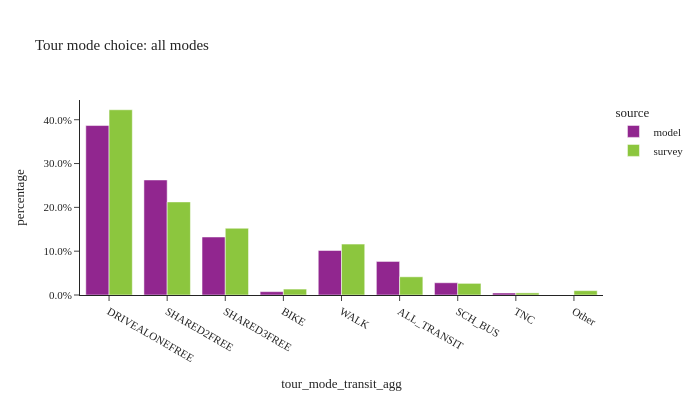

The notebook cell saved with this chart:
### Code cell
# aggregate transit modes
transit_modes = ['WALK_LOC','WALK_COM','WALK_FRY','WALK_LR','DRIVE_TRN']
tour_mode_ordered = ["DRIVEALONEFREE", "SHARED2FREE", "SHARED3FREE", "BIKE","WALK","ALL_TRANSIT","SCH_BUS","TNC","Other"]
tour_data['tour_mode_transit_agg'] = tour_data['tour_mode'].apply(lambda x: "ALL_TRANSIT" if x in transit_modes else x)

df_plot = tour_data.groupby(['source','tour_mode_transit_agg'])['tour_weight'].sum().reset_index()
df_plot['percentage'] = df_plot.groupby(['source'], group_keys=False)['tour_weight']. \
    apply(lambda x: x / float(x.sum()))

fig = px.bar(df_plot, x="tour_mode_transit_agg", y="percentage", color="source",barmode="group",
             category_orders={"tour_mode_transit_agg": tour_mode_ordered},
             title="Tour mode choice: all modes")
fig.for_each_annotation(lambda a: a.update(text = a.text.split("=")[-1]))
fig.update_layout(height=400, width=700, yaxis=dict(tickformat=".1%"))
fig.show()

### Figure 1 — Plotly figure (JSON) as saved in the notebook; plotly's stock layout.template omitted (floating-point values rounded to 4 significant figures)
{"data": [{"alignmentgroup": "True", "hovertemplate": "source=model<br>tour_mode_transit_agg=%{x}<br>percentage=%{y}<extra></extra>", "legendgroup": "model", "marker": {"color": "#91268F", "pattern": {"shape": ""}}, "name": "model", "offsetgroup": "model", "orientation": "v", "showlegend": true, "textposition": "auto", "type": "bar", "x": ["ALL_TRANSIT", "BIKE", "DRIVEALONEFREE", "SCH_BUS", "SHARED2FREE", "SHARED3FREE", "TNC", "WALK"], "xaxis": "x", "y": [0.07658, 0.007636, 0.3867, 0.02797, 0.2625, 0.1324, 0.004611, 0.1016], "yaxis": "y"}, {"alignmentgroup": "True", "hovertemplate": "source=survey<br>tour_mode_transit_agg=%{x}<br>percentage=%{y}<extra></extra>", "legendgroup": "survey", "marker": {"color": "#8CC63E", "pattern": {"shape": ""}}, "name": "survey", "offsetgroup": "survey", "orientation": "v", "showlegend": true, "textposition": "auto", "type": "bar", "x": ["ALL_TRANSIT", "BIKE", "DRIVEALONEFREE", "Other", "SCH_BUS", "SHARED2FREE", "SHARED3FREE", "TNC", "WALK"], "xaxis": "x", "y": [0.04152, 0.01354, 0.4228, 0.009932, 0.02657, 0.2124, 0.1523, 0.004806, 0.1161], "yaxis": "y"}], "layout": {"barmode": "group", "height": 400, "legend": {"title": {"text": "source"}, "tracegroupgap": 0}, "title": {"text": "Tour mode choice: all modes"}, "width": 700, "xaxis": {"anchor": "y", "categoryarray": ["DRIVEALONEFREE", "SHARED2FREE", "SHARED3FREE", "BIKE", "WALK", "ALL_TRANSIT", "SCH_BUS", "TNC", "Other"], "categoryorder": "array", "domain": [0, 1], "title": {"text": "tour_mode_transit_agg"}}, "yaxis": {"anchor": "x", "domain": [0, 1], "tickformat": ".1%", "title": {"text": "percentage"}}}}
